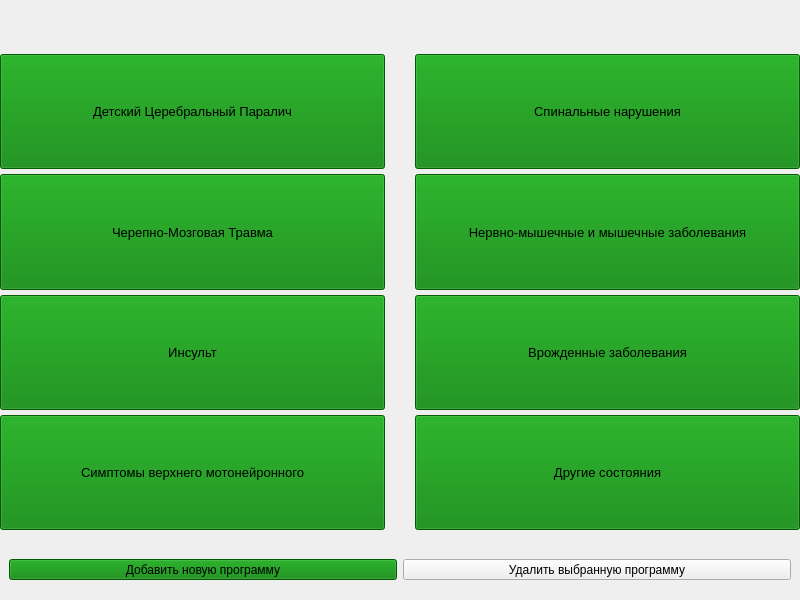
<?xml version="1.0" encoding="UTF-8"?>
<ui version="4.0">
 <class>TabsWidget</class>
 <widget class="QWidget" name="TabsWidget">
  <property name="geometry">
   <rect>
    <x>0</x>
    <y>0</y>
    <width>800</width>
    <height>600</height>
   </rect>
  </property>
  <property name="windowTitle">
   <string>TabsWidget</string>
  </property>
  <property name="autoFillBackground">
   <bool>false</bool>
  </property>
  <property name="windowFilePath">
   <string/>
  </property>
  <layout class="QVBoxLayout" name="verticalLayout_2">
   <property name="spacing">
    <number>20</number>
   </property>
   <property name="leftMargin">
    <number>0</number>
   </property>
   <property name="topMargin">
    <number>0</number>
   </property>
   <property name="rightMargin">
    <number>0</number>
   </property>
   <property name="bottomMargin">
    <number>0</number>
   </property>
   <item>
    <widget class="QLabel" name="label">
     <property name="layoutDirection">
      <enum>Qt::LeftToRight</enum>
     </property>
     <property name="text">
      <string/>
     </property>
     <property name="textFormat">
      <enum>Qt::AutoText</enum>
     </property>
     <property name="alignment">
      <set>Qt::AlignCenter</set>
     </property>
    </widget>
   </item>
   <item>
    <widget class="ProgramWidget" name="programWidget" native="true">
     <property name="styleSheet">
      <string notr="true"/>
     </property>
     <layout class="QVBoxLayout" name="verticalLayout_5">
      <property name="spacing">
       <number>0</number>
      </property>
      <property name="sizeConstraint">
       <enum>QLayout::SetMaximumSize</enum>
      </property>
      <property name="leftMargin">
       <number>0</number>
      </property>
      <property name="topMargin">
       <number>0</number>
      </property>
      <property name="rightMargin">
       <number>0</number>
      </property>
      <property name="bottomMargin">
       <number>0</number>
      </property>
     </layout>
    </widget>
   </item>
   <item>
    <widget class="QWidget" name="widget_layout_horizontal" native="true">
     <property name="sizePolicy">
      <sizepolicy hsizetype="Expanding" vsizetype="Expanding">
       <horstretch>0</horstretch>
       <verstretch>0</verstretch>
      </sizepolicy>
     </property>
     <property name="focusPolicy">
      <enum>Qt::NoFocus</enum>
     </property>
     <property name="layoutDirection">
      <enum>Qt::LeftToRight</enum>
     </property>
     <property name="autoFillBackground">
      <bool>false</bool>
     </property>
     <layout class="QGridLayout" name="gridLayout">
      <property name="sizeConstraint">
       <enum>QLayout::SetMaximumSize</enum>
      </property>
      <property name="leftMargin">
       <number>0</number>
      </property>
      <property name="topMargin">
       <number>0</number>
      </property>
      <property name="rightMargin">
       <number>0</number>
      </property>
      <property name="bottomMargin">
       <number>0</number>
      </property>
      <property name="horizontalSpacing">
       <number>30</number>
      </property>
      <property name="verticalSpacing">
       <number>5</number>
      </property>
      <item row="0" column="0">
       <widget class="QPushButton" name="CPPushButton">
        <property name="sizePolicy">
         <sizepolicy hsizetype="Minimum" vsizetype="Expanding">
          <horstretch>0</horstretch>
          <verstretch>0</verstretch>
         </sizepolicy>
        </property>
        <property name="maximumSize">
         <size>
          <width>16777215</width>
          <height>16777215</height>
         </size>
        </property>
        <property name="font">
         <font>
          <family>Segoe UI</family>
          <pointsize>10</pointsize>
          <bold>false</bold>
          <stylestrategy>PreferAntialias</stylestrategy>
         </font>
        </property>
        <property name="styleSheet">
         <string notr="true">QPushButton{
	background: green;
}</string>
        </property>
        <property name="text">
         <string>Детский Церебральный Паралич</string>
        </property>
        <property name="autoRepeat">
         <bool>false</bool>
        </property>
       </widget>
      </item>
      <item row="2" column="1">
       <widget class="QPushButton" name="CongenitalDisordersPushButton">
        <property name="sizePolicy">
         <sizepolicy hsizetype="Minimum" vsizetype="Expanding">
          <horstretch>0</horstretch>
          <verstretch>0</verstretch>
         </sizepolicy>
        </property>
        <property name="maximumSize">
         <size>
          <width>16777215</width>
          <height>16777215</height>
         </size>
        </property>
        <property name="font">
         <font>
          <family>Segoe UI</family>
          <pointsize>10</pointsize>
          <bold>false</bold>
          <stylestrategy>PreferAntialias</stylestrategy>
         </font>
        </property>
        <property name="acceptDrops">
         <bool>false</bool>
        </property>
        <property name="styleSheet">
         <string notr="true">QPushButton{
	background: green;
}</string>
        </property>
        <property name="text">
         <string>Врожденные заболевания</string>
        </property>
        <property name="autoRepeat">
         <bool>false</bool>
        </property>
       </widget>
      </item>
      <item row="3" column="1">
       <widget class="QPushButton" name="OtherPushButtton">
        <property name="sizePolicy">
         <sizepolicy hsizetype="Minimum" vsizetype="Expanding">
          <horstretch>0</horstretch>
          <verstretch>0</verstretch>
         </sizepolicy>
        </property>
        <property name="maximumSize">
         <size>
          <width>16777215</width>
          <height>16777215</height>
         </size>
        </property>
        <property name="font">
         <font>
          <family>Segoe UI</family>
          <pointsize>10</pointsize>
          <bold>false</bold>
          <stylestrategy>PreferAntialias</stylestrategy>
         </font>
        </property>
        <property name="styleSheet">
         <string notr="true">QPushButton{
	background: green;
}</string>
        </property>
        <property name="text">
         <string>Другие состояния</string>
        </property>
        <property name="autoRepeat">
         <bool>false</bool>
        </property>
       </widget>
      </item>
      <item row="1" column="1">
       <widget class="QPushButton" name="NeuromuscularMuscularDisordersPushButton">
        <property name="sizePolicy">
         <sizepolicy hsizetype="Minimum" vsizetype="Expanding">
          <horstretch>0</horstretch>
          <verstretch>0</verstretch>
         </sizepolicy>
        </property>
        <property name="maximumSize">
         <size>
          <width>16777215</width>
          <height>16777215</height>
         </size>
        </property>
        <property name="font">
         <font>
          <family>Segoe UI</family>
          <pointsize>10</pointsize>
          <bold>false</bold>
          <stylestrategy>PreferAntialias</stylestrategy>
         </font>
        </property>
        <property name="styleSheet">
         <string notr="true">QPushButton{
	background: green;
}</string>
        </property>
        <property name="text">
         <string>Нервно-мышечные и мышечные заболевания</string>
        </property>
        <property name="autoRepeat">
         <bool>false</bool>
        </property>
       </widget>
      </item>
      <item row="0" column="1">
       <widget class="QPushButton" name="SpinalDisordersPushButton">
        <property name="sizePolicy">
         <sizepolicy hsizetype="Minimum" vsizetype="Expanding">
          <horstretch>0</horstretch>
          <verstretch>0</verstretch>
         </sizepolicy>
        </property>
        <property name="maximumSize">
         <size>
          <width>16777215</width>
          <height>16777215</height>
         </size>
        </property>
        <property name="font">
         <font>
          <family>Segoe UI</family>
          <pointsize>10</pointsize>
          <bold>false</bold>
          <stylestrategy>PreferAntialias</stylestrategy>
         </font>
        </property>
        <property name="styleSheet">
         <string notr="true">QPushButton{
	background: green;
}</string>
        </property>
        <property name="text">
         <string>Спинальные нарушения</string>
        </property>
        <property name="autoRepeat">
         <bool>false</bool>
        </property>
       </widget>
      </item>
      <item row="2" column="0">
       <widget class="QPushButton" name="StrokePushButton">
        <property name="sizePolicy">
         <sizepolicy hsizetype="Minimum" vsizetype="Expanding">
          <horstretch>0</horstretch>
          <verstretch>0</verstretch>
         </sizepolicy>
        </property>
        <property name="maximumSize">
         <size>
          <width>16777215</width>
          <height>16777215</height>
         </size>
        </property>
        <property name="font">
         <font>
          <family>Segoe UI</family>
          <pointsize>10</pointsize>
          <bold>false</bold>
          <stylestrategy>PreferAntialias</stylestrategy>
         </font>
        </property>
        <property name="styleSheet">
         <string notr="true">QPushButton{
	background: green;
}</string>
        </property>
        <property name="text">
         <string>Инсульт</string>
        </property>
        <property name="autoRepeat">
         <bool>false</bool>
        </property>
       </widget>
      </item>
      <item row="3" column="0">
       <widget class="QPushButton" name="SVMDPushButton">
        <property name="sizePolicy">
         <sizepolicy hsizetype="Minimum" vsizetype="Expanding">
          <horstretch>0</horstretch>
          <verstretch>0</verstretch>
         </sizepolicy>
        </property>
        <property name="maximumSize">
         <size>
          <width>16777215</width>
          <height>16777215</height>
         </size>
        </property>
        <property name="font">
         <font>
          <family>Segoe UI</family>
          <pointsize>10</pointsize>
          <bold>false</bold>
          <stylestrategy>PreferAntialias</stylestrategy>
         </font>
        </property>
        <property name="styleSheet">
         <string notr="true">QPushButton{
	background: green;
}</string>
        </property>
        <property name="text">
         <string>Симптомы верхнего мотонейронного</string>
        </property>
        <property name="autoRepeat">
         <bool>false</bool>
        </property>
       </widget>
      </item>
      <item row="1" column="0">
       <widget class="QPushButton" name="TCPPushButton">
        <property name="sizePolicy">
         <sizepolicy hsizetype="Minimum" vsizetype="Expanding">
          <horstretch>0</horstretch>
          <verstretch>0</verstretch>
         </sizepolicy>
        </property>
        <property name="maximumSize">
         <size>
          <width>16777215</width>
          <height>16777215</height>
         </size>
        </property>
        <property name="font">
         <font>
          <family>Segoe UI</family>
          <pointsize>10</pointsize>
          <bold>false</bold>
          <stylestrategy>PreferAntialias</stylestrategy>
         </font>
        </property>
        <property name="styleSheet">
         <string notr="true">QPushButton{
	background: green;
}</string>
        </property>
        <property name="text">
         <string>Черепно-Мозговая Травма</string>
        </property>
        <property name="autoRepeat">
         <bool>false</bool>
        </property>
       </widget>
      </item>
     </layout>
    </widget>
   </item>
   <item>
    <widget class="QWidget" name="adminModePanel" native="true">
     <property name="sizePolicy">
      <sizepolicy hsizetype="Preferred" vsizetype="Preferred">
       <horstretch>0</horstretch>
       <verstretch>0</verstretch>
      </sizepolicy>
     </property>
     <property name="maximumSize">
      <size>
       <width>16777215</width>
       <height>50</height>
      </size>
     </property>
     <layout class="QHBoxLayout" name="horizontalLayout">
      <property name="bottomMargin">
       <number>20</number>
      </property>
      <item>
       <widget class="QPushButton" name="addProgramPushButton">
        <property name="styleSheet">
         <string notr="true">QPushButton{
	background: green;
}</string>
        </property>
        <property name="text">
         <string>Добавить новую программу</string>
        </property>
       </widget>
      </item>
      <item>
       <widget class="QPushButton" name="deleteProgramPushButton">
        <property name="text">
         <string>Удалить выбранную программу</string>
        </property>
       </widget>
      </item>
     </layout>
    </widget>
   </item>
  </layout>
  <zorder>programWidget</zorder>
  <zorder>label</zorder>
  <zorder>widget_layout_horizontal</zorder>
  <zorder>adminModePanel</zorder>
 </widget>
 <customwidgets>
  <customwidget>
   <class>ProgramWidget</class>
   <extends>QWidget</extends>
   <header location="global">programwidget.h</header>
   <container>1</container>
  </customwidget>
 </customwidgets>
 <resources/>
 <connections/>
</ui>
